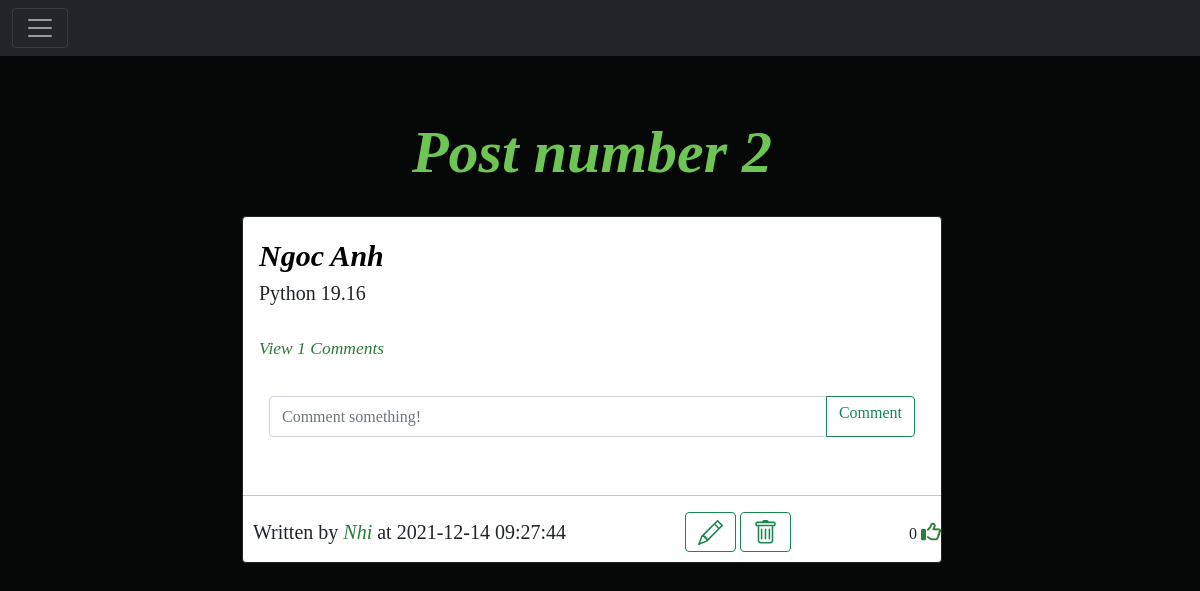
The app's page /post/2 (signed in) with its own data.
### Website/models.py (models this page shows)
class Post(db.Model):
    id = db.Column(db.Integer, primary_key=True)
    title = db.Column(db.Text, nullable=False)
    text = db.Column(db.Text, nullable=False)
    date_created = db.Column(db.DateTime(timezone=True), default=func.now())
    author = db.Column(db.Integer, db.ForeignKey(
        'user.id', ondelete="CASCADE"), nullable=False)
    comments = db.relationship('Comment', backref='post', passive_deletes=True)
    likes = db.relationship('Like', backref='post', passive_deletes=True)

class User(db.Model, UserMixin):
    id = db.Column(db.Integer, primary_key=True)
    email = db.Column(db.String(150), unique=True)
    username = db.Column(db.String(150), unique=True)
    password = db.Column(db.String(150))
    date_created = db.Column(db.DateTime(timezone=True), default=func.now())
    posts = db.relationship('Post', backref='user', passive_deletes=True)
    comments = db.relationship('Comment', backref='user', passive_deletes=True)
    likes = db.relationship('Like', backref='user', passive_deletes=True)
    followed = db.relationship('Follow', foreign_keys=[Follow.follower_id], backref=db.backref('follower', lazy='joined'), lazy=True, cascade='all, delete-orphan')
    followers = db.relationship('Follow', foreign_keys=[Follow.followed_id], backref=db.backref('followed', lazy='joined'), lazy=True, cascade='all, delete-orphan')

### Website/views.py (the view)
@views.route("/post/<post_id>")
@login_required
def post(post_id):
    post = Post.query.filter_by(id=post_id).first()
    if not post:
        flash("Post does not exist.", category='error')
    return render_template('post.html', user= current_user, post= post)

### Website/__init__.py (called while the page is built)
def create_app():
    app = Flask(__name__)
    app.config['SECRET_KEY'] = "helloworld"
    app.config['SQLALCHEMY_DATABASE_URI'] = f'sqlite:///{DB_NAME}'
    db.init_app(app)
    from .views import views
    from .auth import auth
    app.register_blueprint(views, url_prefix="/")
    app.register_blueprint(auth, url_prefix="/")
    from .models import User, Post, Comment,Like,Follow
    create_database(app)
    login_manager = LoginManager()
    login_manager.login_view = "auth.login"
    login_manager.init_app(app)
    @login_manager.user_loader
    def load_user(id):
        return User.query.get(int(id))
    return app

### Website/templates/post.html (shortened to what this page needs)
{% extends "posts_div.html" %}
{% block content%}
<div  class="posts">
<h1 align="center">Post number {{post.id}}</h1>
<div class="card border-dark">
    <div class="card-body">
      <div class="card-text">
        <a class="post-title" href="/post/{{post.id}}">{{post.title}}</a>
        <p class="post-test">{{post.text}}</p>
      </div>
      <br />
      <p class="card-text">
        {% if post.comments|length > 0 %}
        <a data-bs-toggle="collapse" href="#comments-{{post.id}}" role="button">
          <small>View {{post.comments|length}} Comments</small>
        </a>
        {% else %}
        <small class="text-muted">No Comments</small>
        {% endif %}
      </p>
      <br>
      <form
        class="input-group mb-3"
        method="POST"
        action="/create-comment/{{post.id}}"
      >
        <input
          type="text"
          id="text"
          name="text"
          class="form-control"
          placeholder="Comment something!"
        />
        <button class="btn btn-outline-success" type="submit"><h6>Comment</h6></button>
      </form>
    </div>
    <hr>
    <div class="item">
      <div class="d-flex align-items-center justify-content-between">
        <p>Written by <a list-style = "none" class="" href="/profile/{{post.user.username}}"> {{post.user.username}}</a> at {{post.date_created}}</p>
        <div>
          {% if user.id == post.author %}
          <a class="btn btn-outline-success" data-toggle="collapse" href="/edit-post/{{post.id}}" class="dropdown-item"
          ></a>
            <a class="btn btn-outline-success" data-toggle="collapse" href="/delete-post/{{post.id}}" class="dropdown-item"
            ></a>
          {% endif %}
        </div>
        <div>
          {{ post.likes|length }}
            {% if user.id in post.likes|map(attribute="author")|list %}
            <a href="/like-post/{{post.id}}">
            <i class="fas fa-thumbs-up"></i>
          </a>
            {% else %}
            <a href="/like-post/{{post.id}}">
              <i class="far fa-thumbs-up"></i>
             </a>
            {% endif %}
          </div>
  </div>
  </div>
    </div>
  <br/>
</div>
{%endblock%}

### Website/static/main.css (style rules this page uses)
body { font-family: 'Times New Roman', Times, serif; background-color: rgb(6, 7, 7) ; background-position: center; background-size:cover; background-repeat: no-repeat; }
h1 { margin-top: 40px; padding: 20px; font-size: 60px; font-style: italic; font-weight: bold; color: rgb(110, 197, 83); }
form { padding: 10px; }
input { font-size: 20px; }
a { text-decoration: none; font-size: 20px; font-style: italic; color: rgb(44, 126, 55); }
p { padding-bottom: 0px; font-size: 20px; margin-bottom: 0px; }
input { font-size: 30px; }
.post-title { font-size: 30px; font-style: oblique; font-weight: bolder; color: black; }
.post-test { font-size: 20px; font-weight: lighter; }
.posts { width: 700px; height: 500px; margin-left: 200px; }
.item { padding-left: 10px; padding-bottom: 10px; }

### records on screen
Post: id "2", title "Ngoc Anh", text "Python 19.16", date_created "2021-12-14 09:27:44"
User: user.username "Nhi"

### other values on screen
{{ post.comments|length }} "1"
{{ post.likes|length }} "0"
